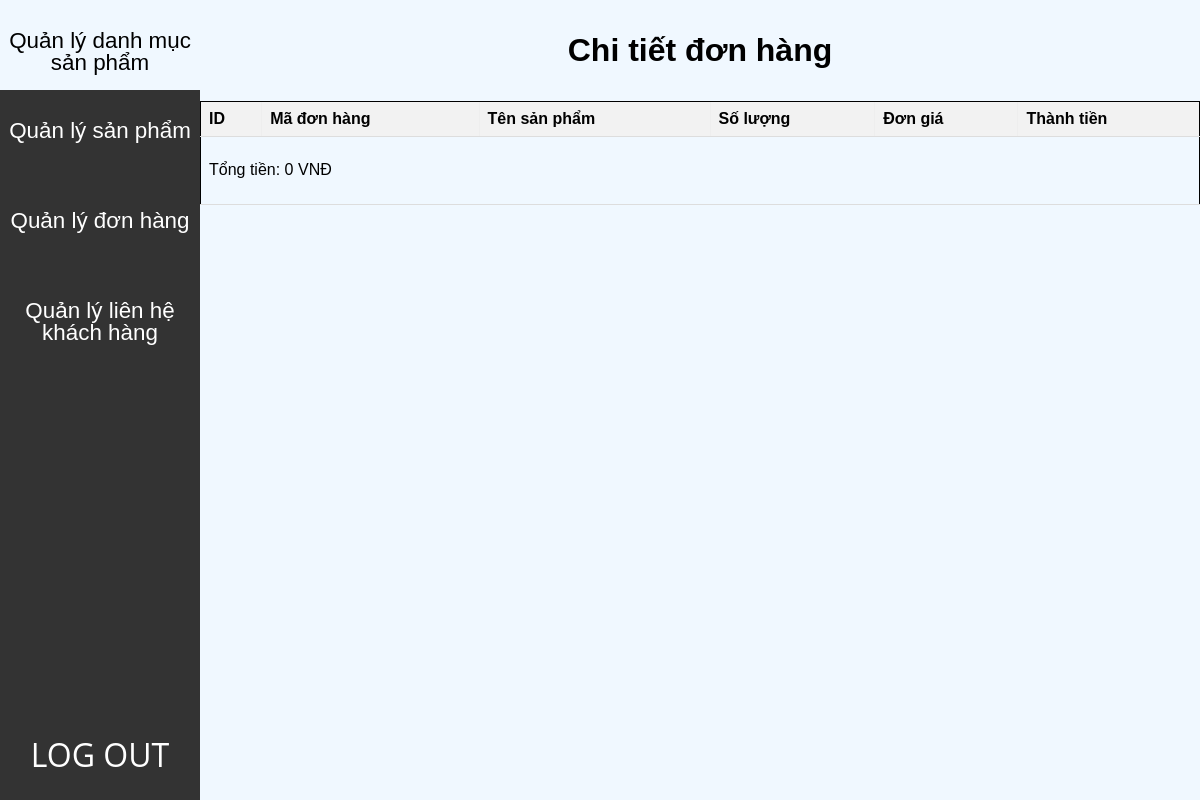
/admin/index.php?action=donhang&query=xemdonhang&code=574164, run on an earlier commit of the app's database.
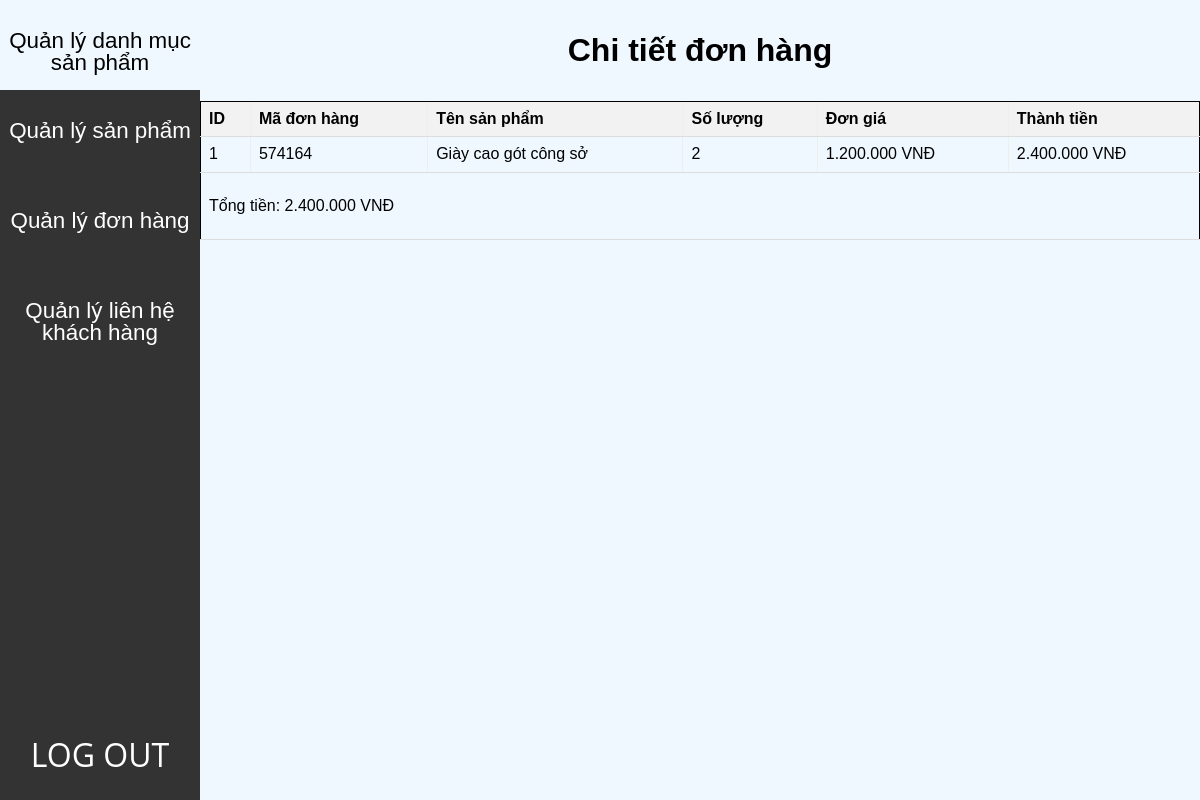
And on a later commit of the database.
### tables this page shows
CREATE TABLE `donhang` (
  `id` int(11) NOT NULL,
  `madonhang` varchar(10) NOT NULL,
  `idsanpham` int(11) NOT NULL,
  `soluongsp` int(11) NOT NULL,
  `mau` varchar(50) NOT NULL
);

CREATE TABLE `sanpham` (
  `id` int(11) NOT NULL,
  `masanpham` varchar(200) NOT NULL,
  `tensanpham` varchar(200) NOT NULL,
  `nhasanxuat` varchar(200) NOT NULL,
  `xuatsu` varchar(50) NOT NULL,
  `hinhanh` varchar(50) NOT NULL,
  `mau` varchar(100) NOT NULL,
  `khoiluong` varchar(100) NOT NULL,
  `kichco` varchar(100) NOT NULL,
  `chatlieu` varchar(100) NOT NULL,
  `degiay` varchar(100) NOT NULL,
  `cao` int(20) NOT NULL,
  `gia` varchar(100) NOT NULL,
  `trangthai` int(11) NOT NULL,
  `iddanhmuc` int(11) NOT NULL
);

### admin/models/quanlydonhang/chitietdonhang.php (the view)
<h3 class="title">Chi tiết đơn hàng</h3>
<?php
    $code = $_GET['code'];
    $sql = "select * from donhang,sanpham where donhang.idsanpham=sanpham.id and donhang.madonhang='".$code."' order by donhang.id DESC";
    $query = mysqli_query($connect,$sql);
?>
<table class="table-controllers" border = "1" >
    <form action="models/quanlydanhmuc/xuly.php" method="POST">
        <tr>
            <th>ID</th>
            <th>Mã đơn hàng</th>
            <th>Tên sản phẩm</th>
            <th>Số lượng</th>
            <th>Đơn giá</th>
            <th>Thành tiền</th>
        </tr>
        <?php
        $i = 0;
        $tongtien = 0;
        while($row = mysqli_fetch_array($query)){
            $i++;
            $thanhtien = $row['gia']*$row['soluongsp'];
            $tongtien += $thanhtien;
        ?>
            <tr>
                <td><?php echo $i?></td>
                <td><?php echo $row['madonhang']?></td>
                <td><?php echo $row['tensanpham']?></td>
                <td><?php echo $row['soluongsp']?></td>
                <td><?php echo number_format($row['gia'],0,',','.').' VNĐ'?></td>
                <td><?php echo number_format($row['gia']*$row['soluongsp'],0,',','.').' VNĐ'?></td>
            </tr>
        <?php
        }
        ?>
        <tr>
        <td colspan="6">
            <p>Tổng tiền: <?php echo number_format($tongtien,0,',','.').' VNĐ'?></p>
        </td>
        </tr>
    </form>
</table>

What changed in the data, as far as the page shows it:
added donhang: madonhang "574164", idsanpham.tensanpham "Giày cao gót công sở", soluongsp "2", idsanpham.gia "1.200.000", $row['gia']*$row['soluongsp'] "2.400.000"
Also different on the page:
$tongtien: "0" → "2.400.000"
